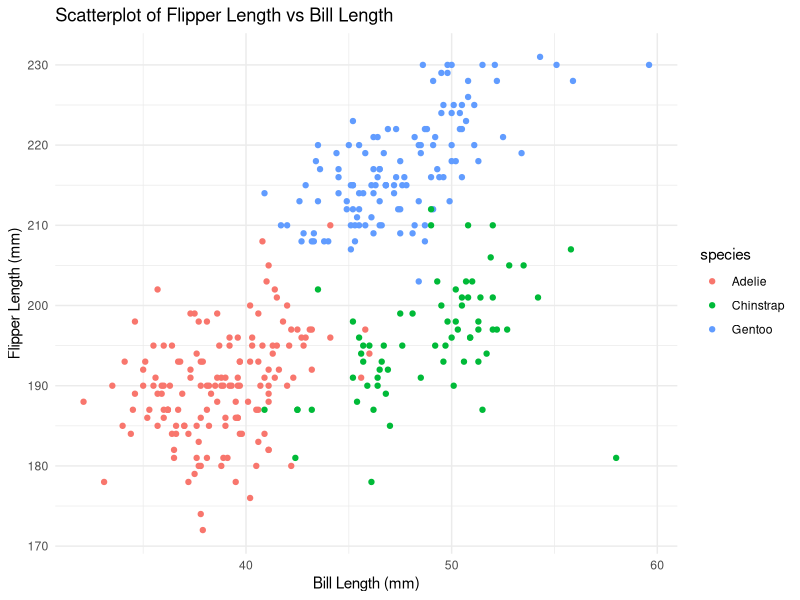
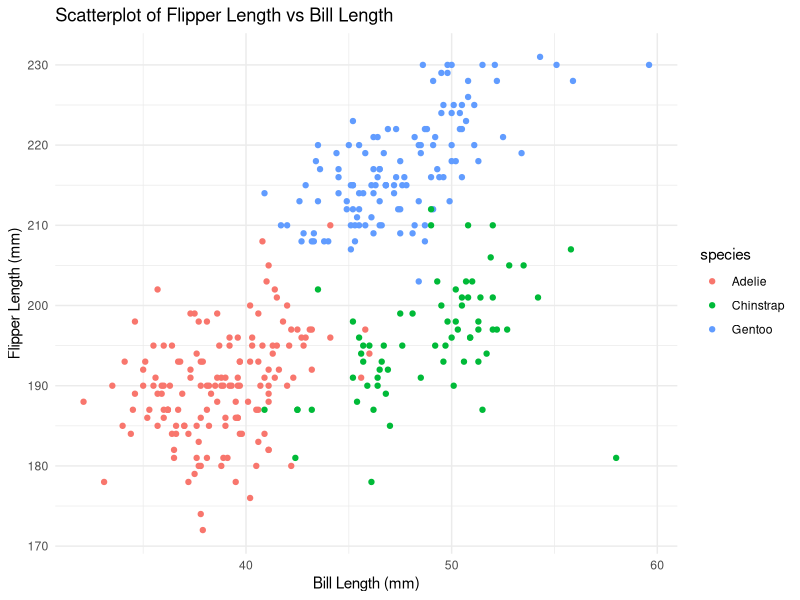

Write R code to recreate these figures, in order.
## ---- chunk 1
knitr::opts_chunk$set(echo = TRUE)
## ---- chunk 2
# Import Dataset
data("penguins", package = "palmerpenguins")
## ---- chunk 3
# Load library
library(ggplot2)
library(palmerpenguins)
## ---- chunk 4
# Data Description
size_dataset <- paste(nrow(penguins), "rows and", ncol(penguins), "columns")
mean_flipper_length <- mean(penguins$flipper_length_mm, na.rm = TRUE)
name_important_vars <- names(penguins)

# Description Print
cat("The penguins dataset contains ", size_dataset, 
    " records of data. The important variables include", paste(name_important_vars, collapse = ", "),
    ". The mean flipper length is", round(mean_flipper_length, 2), "mm.")
## ---- chunk 5
# Create the scatterplot
scatter_plot <- ggplot(penguins, aes(x = bill_length_mm, y = flipper_length_mm, color = species)) +
  geom_point() +
  labs(title = "Scatterplot of Flipper Length vs Bill Length",
       x = "Bill Length (mm)",
       y = "Flipper Length (mm)") +
  theme_minimal()

# Display the plot
print(scatter_plot)
## ---- chunk 6
# Export the plot to the working directory
ggsave("scatterplot_penguins.png", plot = scatter_plot)
## ---- chunk 7
# Create a random sample from a standard Normal distribution
set.seed(444)
random_sample <- rnorm(10)

# Create a logical vector indicating whether elements of the sample are greater than 0
logical_vector <- random_sample > 0

# Create a character vector of length 10
character_vector <- sample(letters, 10)

# Create a factor vector of length 10 with 3 different factor levels
factor_vector <- factor(sample(c("lvl1", "lvl2", "lvl3"), 10, replace = TRUE))

# Create the data frame
df <- data.frame(random_sample, logical_vector, character_vector, factor_vector)

print(df)
## ---- chunk 8
# Trials to take the mean of each column
mean_random_sample <- mean(df$random_sample)
mean_logical_vector <- mean(df$logical_vector)
mean_character_vector <- try(mean(df$character_vector), silent = TRUE)  
mean_factor_vector <- try(mean(df$factor_vector), silent = TRUE)

# Output the results
cat("Mean of random_sample:", mean_random_sample, "\n")
cat("Mean of logical_vector:", mean_logical_vector, "\n")
cat("Mean of character_vector:", mean_character_vector, "\n")
cat("Mean of factor_vector:", mean_factor_vector, "\n")
